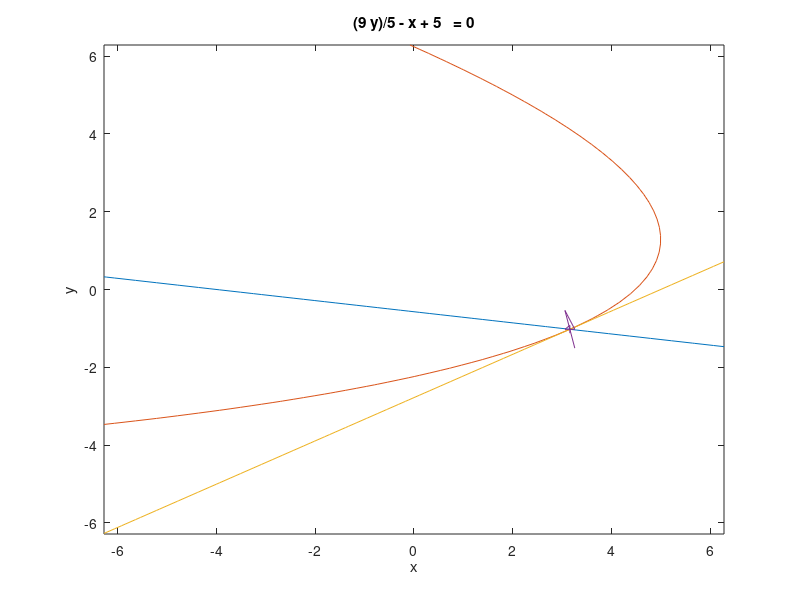

Source code (MATLAB):
figure;
ezplot('- x - 7*y - 4  ')
hold on
ezplot('148*x - 196*y + (x + 7*y)^2 - 684 ')
hold on
ezplot('(9*y)/5 - x + 5  ')
hold on
X = [3.1591,3.1591,3.0591,3.2591,3.0591,3.2591];
Y = [-1.1227,-0.9227,-1.0227,-1.0227,-0.5381,-1.5073];
plot(X,Y);
hold on;

return
figure;
X = [-5,-5,1,0,-5,-5,1];
Y = [5,-4,3,-4,-4,5,3];

plot(X,Y);
hold on;
xlim([-6, 4]); % Set x-axis range from 0 to 6
ylim([-5, 6]); % Set y-axis range from 0 to 6

return
X = [1,0,2,2,1];
Y = [3,-4,0,1,3];
plot(X,Y);
hold on;

return
%d(1)=domain([-5,-4;0,-4;1,3;-5,5],x,y); 
 %           d(2)=domain([0,-4;2,0;2,1;1,3],x,y); 

figure;

hold on

ezplot('0*x + y + 5  ') 
hold on


ezplot('9*y/5-x+5')
hold on
return


figure;
ezplot('x + 0*y + 4 ') 
hold on
f = ezplot('- x/sqrt(2) - y - 7.824 ') 
set(f, 'Color', 'r');

hold on

ezplot('0*x + y + 5  ') 
hold on


ezplot('9*y/5-x+5')
hold on
return



ezplot('x + y + 2')

%ezplot('x + 2*y + 4 <= 0') 
hold on
ezplot('x + 0*y + 1 ') 
hold on
ezplot('0*x + y + 1 ') 
hold on
ezplot('2* x + y + 2')

%ezplot('x + 2*y + 4 <= 0') 
hold on
%ezplot('x + 7*y - 46 <= 0') 
%hold on
return
figure;
ezplot('1-5/2*y-x  ')
hold on
ezplot('- x - 2*y - 4 ')
hold on
ezplot('x - 2*y +44  ')
hold on
return





ezplot('(9*y)/5 - x + 5 ')
hold on
return

x = sym('x')
y = sym('y')
subs(4 - 2*y - x,[x,y],[-20,13])
subs(x-2*y+44,[x,y],[-20,13])
return

figure;
ezplot('8*x+24*y-(x+2*y)^2-32 ')
hold on
ezplot('x + (5*y)/2 - 1 ')
hold on
return



ezplot('4 - 2*y - x ')
 hold on
 ezplot('-x -2* y - 4 ') 
 hold on
ezplot('2*y-x-15 ')
hold on



return

%X = [-5,0,-5,-5];
%Y = [-4,-4,5,-4];
% X = [-5,0,1,-5];
% Y = [5,-4,3,5];
 X = [-5,-5,0,1,-5];
 Y = [5,-4,-4,3,5];

plot(X,Y);
xlim([-6, 2]); % Set x-axis range from 0 to 6
ylim([-5, 6]); % Set y-axis range from 0 to 6
return
ezplot('(9*y)/5 - x + 5 ')
hold on
%ezplot('x + 7*y - 10 ')
%hold on

ezplot('- x - 7*y - 4 ')
hold on
return

ezplot('148*x - 196*y + (x + 7*y)^2 - 684 ')
hold on
ezplot('y/3 - x + 14/3 ')
hold on

s2/3 - s1 + 14/3
return



ezplot('- y - 4 +0*x ')
hold on
ezplot('x + (5*y)/9 + 20/9 ')
hold on
ezplot('x + 3*y - 10 ')
hold on
ezplot('x - (6*y)/7 + 11/7  ')
hold on
ezplot('x - y/7 - 4/7')
hold on
ezplot('- x - 5 +0*y')
hold on
%return
%ezplot('-x + y ')
hold on
return
ezplot('-x -3 + y ')
hold on
ezplot('-x^2 +1 +  y ')
hold on
ezplot('-x^2 -1 + y ')
hold on
return
ezplot('x + y ')
hold on
ezplot('(5*y)/4 - x + 25/4')
hold on
ezplot('- x - (3*y)/2 - 3/2')
hold on
ezplot('27*x - (51*y)/2 + (x + (3*y)/2)^2 - 591/4 ')
hold on
ezplot('(9*y)/2 - 3*x + (x + (3*y)/2)^2 + 9/4')
hold on
return


(9*y)/2 - 3*x + (x + (3*y)/2)^2 + 9/4 <= 0 


ezplot('x+y-1')
hold on
ezplot('-x-y')
hold on
ezplot('y/3 - x - 1/6')
hold on
ezplot('x - (5*y)/4 - 25/4')
hold on
ezplot('(x + y)^2 - 8*x ')

hold on
ezplot('7*x - 5*y - 25')
hold on

return
ezplot('x + y - 1  ')
hold on
ezplot('- x - y  ')

hold on
ezplot('x - y/3 + 1/6 ')
hold on
ezplot('y - x - 1  ')
hold on
ezplot('(x + y)^2 - 8*x  ')
hold on
ezplot('18*y - 18*x - (x + y)^2 + 99  ')


hold on
return



return
%ezplot('-y')
%ezplot("-y")
%hold on
ezplot('log(abs(x))/log(exp(1))')
return
ezplot('x^2*(ln(abs(y)+0.5))'  )
return
%ezplot('exp(-x^2)',[-1,1]  )
%ezplot('sin(x)' ,[-1,1] )
ezplot('abs(x*y)'  )

hold on

%ezplot('x - 1' ) 
%hold on
ezplot('x - y'  )

hold on
ezplot('(2*y)/3 - x - 1') 
hold on
ezplot('- x - (2*y)/3' )
hold on
ezplot('6^(1/2)/4 - (6^(1/2)*x)/2 - y + 7/8'  )
hold on
ezplot('y + (6^(1/2)*x)/2 - 3/8' )
hold on
return
ezplot("x - y")
hold on

ezplot("-3*x + 2*y -3")
hold on
ezplot("x + y")
hold on
ezplot("x + y-2")
hold on
ezplot("x + 3*y/2+3/2")
hold on
ezplot("x + 3*y/2-9/2")
hold on
return
ezplot("3*x + 2*y")
hold on
return
ezplot('s2/2 - s1/2 - (s1 + s2)^2/36 + 11/4')
hold on
ezplot('(27*s1)/44 - (51*s2)/88 + (s1 + (3*s2)/2)^2/44 - 591/176')
hold on
return

(27*s1)/44 - (51*s2)/88 + (s1 + (3*s2)/2)^2/44 - 591/176 
s2/2 - s1/2 - (s1 + s2)^2/36 + 11/4 
(51*s2)/88 - (27*s1)/44 - (s1 + (3*s2)/2)^2/44 + 591/176 <= 0

%ezplot('x-y-2')
%hold on
%ezplot('-x+y')
%hold on
ezplot('8*x-(x+y)^2')
hold on
ezplot("x-y+1")
%ezplot("y-1")
hold on
ezplot("y+x-2")
hold on
ezplot("y+x")
hold on
